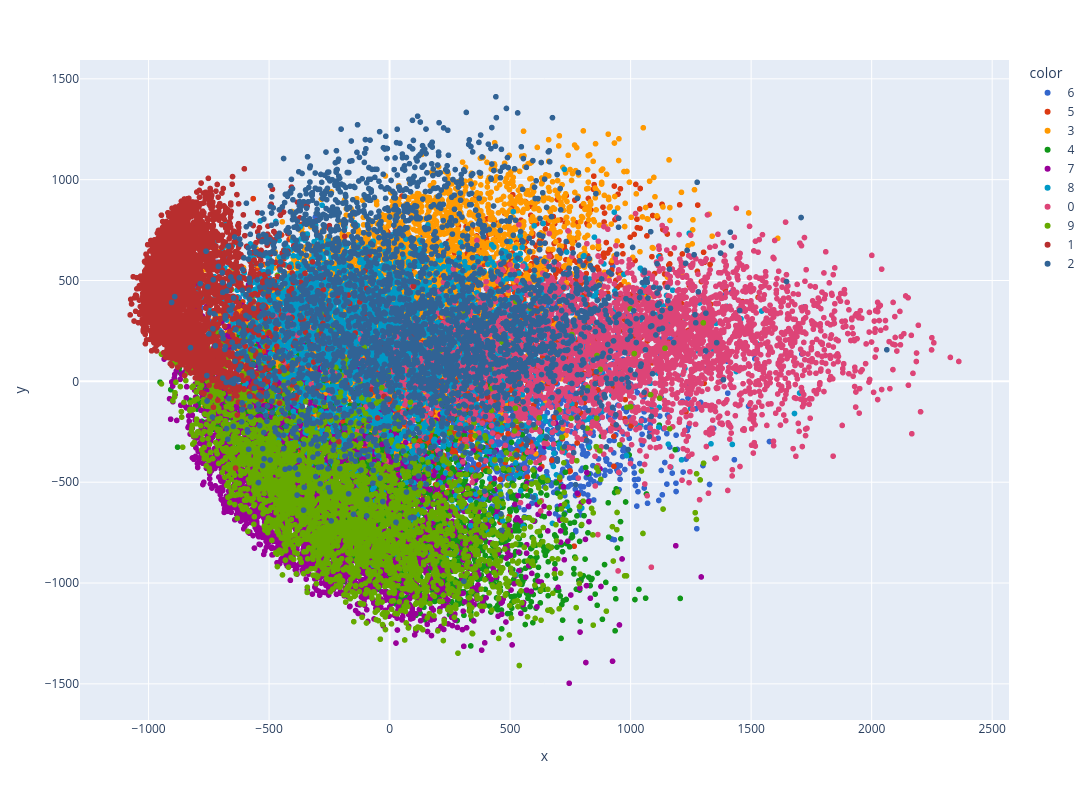

Notebook code for this chart:
### Code cell
import plotly.express as px

y_train_v = y_train.astype(str)

fig = px.scatter(
    x=x_train_v[:, 0],
    y=x_train_v[:, 1],
    color=y_train_v,
    color_discrete_sequence=px.colors.qualitative.G10,
    width=1200,
    height=800
)

fig.show()

### Figure 1 — Plotly figure (JSON) as saved in the notebook; plotly's stock layout.template omitted (floating-point values rounded to 4 significant figures; data arrays with more than 128 entries replaced by an {"elided": "..."} marker saying what was removed)
{"data": [{"hovertemplate": "color=6<br>x=%{x}<br>y=%{y}<extra></extra>", "legendgroup": "6", "marker": {"color": "#3366CC", "symbol": "circle"}, "mode": "markers", "name": "6", "showlegend": true, "type": "scattergl", "x": {"elided": "3352 float values"}, "xaxis": "x", "y": {"elided": "3352 float values"}, "yaxis": "y"}, {"hovertemplate": "color=5<br>x=%{x}<br>y=%{y}<extra></extra>", "legendgroup": "5", "marker": {"color": "#DC3912", "symbol": "circle"}, "mode": "markers", "name": "5", "showlegend": true, "type": "scattergl", "x": {"elided": "3093 float values"}, "xaxis": "x", "y": {"elided": "3093 float values"}, "yaxis": "y"}, {"hovertemplate": "color=3<br>x=%{x}<br>y=%{y}<extra></extra>", "legendgroup": "3", "marker": {"color": "#FF9900", "symbol": "circle"}, "mode": "markers", "name": "3", "showlegend": true, "type": "scattergl", "x": {"elided": "3414 float values"}, "xaxis": "x", "y": {"elided": "3414 float values"}, "yaxis": "y"}, {"hovertemplate": "color=4<br>x=%{x}<br>y=%{y}<extra></extra>", "legendgroup": "4", "marker": {"color": "#109618", "symbol": "circle"}, "mode": "markers", "name": "4", "showlegend": true, "type": "scattergl", "x": {"elided": "3233 float values"}, "xaxis": "x", "y": {"elided": "3233 float values"}, "yaxis": "y"}, {"hovertemplate": "color=7<br>x=%{x}<br>y=%{y}<extra></extra>", "legendgroup": "7", "marker": {"color": "#990099", "symbol": "circle"}, "mode": "markers", "name": "7", "showlegend": true, "type": "scattergl", "x": {"elided": "3508 float values"}, "xaxis": "x", "y": {"elided": "3508 float values"}, "yaxis": "y"}, {"hovertemplate": "color=8<br>x=%{x}<br>y=%{y}<extra></extra>", "legendgroup": "8", "marker": {"color": "#0099C6", "symbol": "circle"}, "mode": "markers", "name": "8", "showlegend": true, "type": "scattergl", "x": {"elided": "3228 float values"}, "xaxis": "x", "y": {"elided": "3228 float values"}, "yaxis": "y"}, {"hovertemplate": "color=0<br>x=%{x}<br>y=%{y}<extra></extra>", "legendgroup": "0", "marker": {"color": "#DD4477", "symbol": "circle"}, "mode": "markers", "name": "0", "showlegend": true, "type": "scattergl", "x": {"elided": "3316 float values"}, "xaxis": "x", "y": {"elided": "3316 float values"}, "yaxis": "y"}, {"hovertemplate": "color=9<br>x=%{x}<br>y=%{y}<extra></extra>", "legendgroup": "9", "marker": {"color": "#66AA00", "symbol": "circle"}, "mode": "markers", "name": "9", "showlegend": true, "type": "scattergl", "x": {"elided": "3350 float values"}, "xaxis": "x", "y": {"elided": "3350 float values"}, "yaxis": "y"}, {"hovertemplate": "color=1<br>x=%{x}<br>y=%{y}<extra></extra>", "legendgroup": "1", "marker": {"color": "#B82E2E", "symbol": "circle"}, "mode": "markers", "name": "1", "showlegend": true, "type": "scattergl", "x": {"elided": "3775 float values"}, "xaxis": "x", "y": {"elided": "3775 float values"}, "yaxis": "y"}, {"hovertemplate": "color=2<br>x=%{x}<br>y=%{y}<extra></extra>", "legendgroup": "2", "marker": {"color": "#316395", "symbol": "circle"}, "mode": "markers", "name": "2", "showlegend": true, "type": "scattergl", "x": {"elided": "3331 float values"}, "xaxis": "x", "y": {"elided": "3331 float values"}, "yaxis": "y"}], "layout": {"height": 800, "legend": {"title": {"text": "color"}, "tracegroupgap": 0}, "margin": {"t": 60}, "width": 1200, "xaxis": {"anchor": "y", "domain": [0, 1], "title": {"text": "x"}}, "yaxis": {"anchor": "x", "domain": [0, 1], "title": {"text": "y"}}}}
